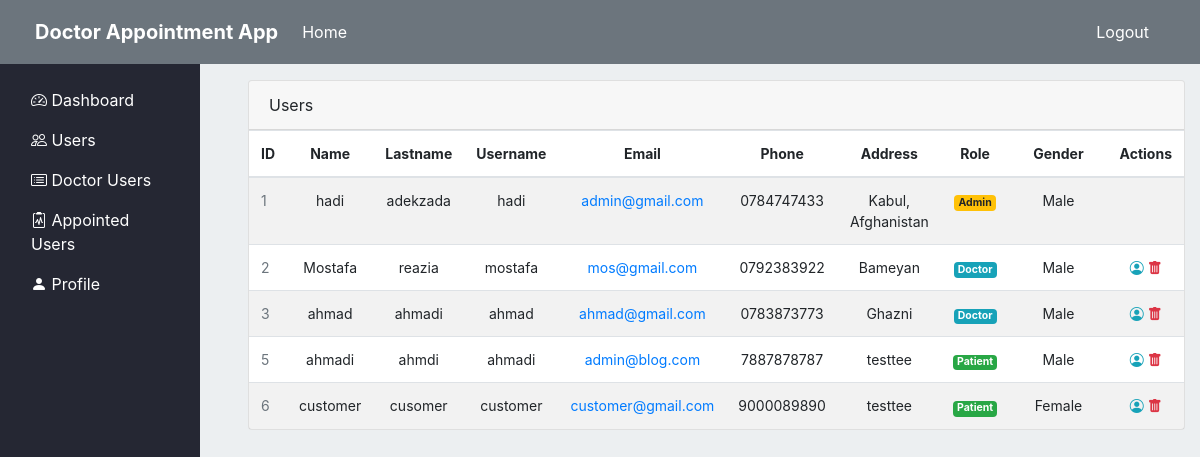
The page /admin/users/list (signed in) on the database as committed earlier.
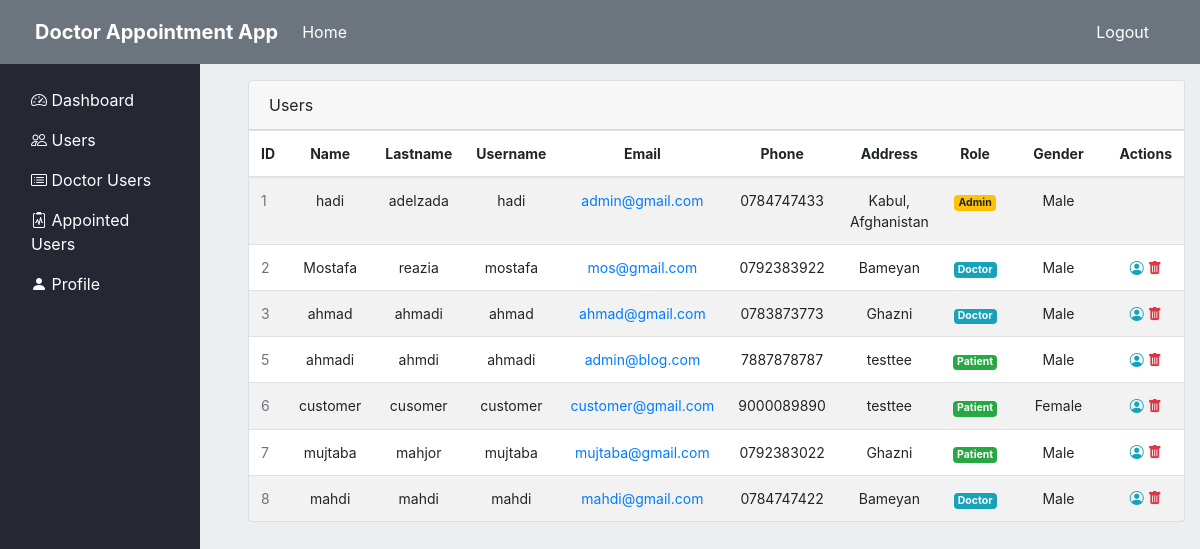
The same page on the database as committed later.
### appointment/Models/UserModel.py (models this page shows, shortened)
class User(db.Model, UserMixin):
    id = db.Column(db.Integer, primary_key=True)
    username = db.Column(db.String(30), nullable=False, unique=True)
    name = db.Column(db.String(30), nullable=False)
    lastname = db.Column(db.String(30), nullable=False)
    email = db.Column(db.String(40), unique=True, nullable=False)
    address = db.Column(db.Text , nullable=False)
    phone = db.Column(db.String(20), unique=True, nullable=False)
    date_of_birth = db.Column(db.Date(), default = datetime.now().date())
    role = db.Column(db.Integer, nullable=False, default=3)
    gender = db.Column(db.Boolean, default=True, nullable=False)
    password = db.Column(db.String(60), nullable=False)
    doctorinfo = db.relationship('DoctorInfo', backref='User', cascade="all, delete", uselist=False, lazy=True)
    schedule = db.relationship('Schedule', backref='User', lazy=True)
    appointment = db.relationship('Appointment', backref='User', lazy=True)

### appointment/routes.py (the view)
@app.route("/admin/users/list")
@login_required
@admin_required
def users():
    return get_users_with_pagenation()

### appointment/Models/UserModel.py (called while the page is built)
@login_manager.user_loader
def load_user(user_id):
    return User.query.get(int(user_id))

### appointment/privilege.py (called while the page is built)
def admin_required(f):
    @wraps(f)
    def wrap(*args, **kwargs):
        if current_user and current_user.role == 1:
            return f(*args, **kwargs)
        flash("Ooops login or your privilege is not satisfied", "info")
        return redirect(url_for('home'))
    return wrap

### appointment/view.py (called while the page is built)
def get_users_with_pagenation():
    page = request.args.get('page', 1, type=int)
    users = User.query.paginate(page=page, per_page=7)
    return render_template("/usersList.html", users=users)

### appointment/templates/usersList.html (shortened to what this page needs)
{% extends "index.html" %}
{% block section %}
    <div class="row">
        <div class="col-md-12">
            <div class="main-card mb-3 card">
                <div class="card-header">Users </div>
                <div class="table-responsive">
                    <table class="align-middle mb-0 table table-borderless table-striped table-hover">
                        <thead>
                            <tr  class="app-normal-font">
                                <th class="text-center">ID</th>
                                <th class="text-center">Name</th>
                                <th class="text-center">Lastname</th>
                                <th class="text-center">Username</th>
                                <th class="text-center">Email</th>
                                <th class="text-center">Phone</th>
                                <th class="text-center">Address</th>
                                <th class="text-center">Role</th>
                                <th class="text-center">Gender</th>
                                <th class="text-center">Actions</th>
                            </tr>
                        </thead>
                        <tbody>
                            {% for user in users.items %}
                                <tr class="app-normal-font p-0">
                                    <td class="align-center text-muted">{{ user.id }}</td>
                                    <td class="text-center">
                                        <div class="widget-content p-0">
                                            {{user.name}}
                                        </div>
                                    </td>
                                    <td class="text-center">{{user.lastname}}</td>
                                    <td class="text-center">{{user.username}}</td>
                                    <td class="text-center">
                                        <a href="{{ user.email }}">
                                            {{user.email}}
                                        </a>
                                    </td>
                                    <td class="text-center">
                                        {{user.phone}}
                                    </td>
                                    <td class="text-center">
                                        {{user.address}}
                                    </td>
                                    <td class="text-center">
                                        {% if user.role == 1 %}
                                            <div class="badge badge-warning">Admin </div>
                                        {% elif user.role == 2%}
                                            <div class="badge badge-info">Doctor </div>
                                        {% else %}
                                            <div class="badge badge-success">Patient </div>
                                        {% endif %}
                                    </td>
                                    <td class="text-center" style="width: 150px;">
                                        {% if user.gender == 1 %}
                                            Male
                                        {% else %}
                                            Female
                                        {% endif %}
                                    </td>
                                    <td class="text-center">
                                        {% if not current_user.id == user.id %}
                                            <a href="{{ url_for('user_info', id=user.id)}}" class="text-info">
                                                <i class="bi bi-person-circle"></i>
                                            </a>
                                            <a href="{{ url_for('delete', id = user.id)}}" class="text-danger"  onclick="confirmation(event)">
                                                <i class="bi bi-trash-fill"></i>
                                            </a>
                                        {% endif %}
                                    </td>
                                </tr>
                            {% endfor %}
                        </tbody>
                    </table>
                </div>
            </div>
        </div>
    </div>
{% endblock %}

### appointment/templates/index.html (shortened to what this page needs)
{% extends "layout/content_handler.html" %}
{% block sidebar %}
    <div class="row">
        <nav class="col-lg-12  h-full pt-3">
            <div class="sideba1r-sticky">
            <ul class="nav flex-column text-block ">
                <li class="nav-item">
                    <a class="nav-link active no-hover white" href="{{url_for('dashboard')}}">
                        <i class="bi bi-speedometer2"></i>
                        Dashboard
                    </a>
                </li>
                <li class="nav-item">
                    <a class="nav-link no-hover white" href="{{ url_for('users')}}">
                        <i class="bi bi-people"></i>
                        Users
                    </a>
                </li>
                <li class="nav-item">
                    <a class="nav-link no-hover white" href="{{url_for('doctorsSchedules')}}">
                        <i class="bi bi-card-list"></i>
                        Doctor Users
                    </a>
                </li>
                <li class="nav-item">
                    <a class="nav-link no-hover white" href="{{ url_for('appointed_patient_list') }}">
                        <i class="bi bi-clipboard2-pulse"></i>
                        Appointed Users
                    </a>
                </li>
                <li class="nav-item">
                    <a class="nav-link no-hover white" href="{{ url_for('admin_profile') }}">
                        <i class="bi bi-person-fill"></i>
                        Profile
                    </a>
                </li>
            </ul>
            </div>
        </nav>
    </div>
{% endblock %}

### appointment/templates/layout/content_handler.html
{% extends "layout/layout.html" %}
{% block header %}
    {% include 'layout/header.html' %}
{% endblock %}
{% block content %}
    <div class="container-fluid">
        <div class="row flex-xl-nowrap">
            <div class="col-md-3 col-xl-2 bd-sidebar sidebar-bg">
                {% block sidebar%}
                {% endblock %}
            </div>
            <div class="col-md-9 col-xl-10 py-md-3 pl-md-5">
                {% block section %}
                {% endblock %}
            </div>
        </div>
    </div>
{% endblock %}

### appointment/templates/layout/layout.html (shortened to what this page needs)
<!DOCTYPE html>
<html lang="en">
<head>
    <link rel="stylesheet" href="https://cdn.jsdelivr.net/npm/bootstrap@4.0.0/dist/css/bootstrap.min.css">
    <link rel="stylesheet" href="https://cdn.jsdelivr.net/npm/bootstrap-icons@1.8.1/font/bootstrap-icons.css">
    <link rel="stylesheet" type="text/css" href="{{ url_for('static', filename='style.css')}}">
</head>
<body class="body-bg">
    {% block header %}
    {% endblock %}
    <div class="col-lg-3" style="position: absolute; top: 80px; right: 0;  z-index: 1000">
    </div>
    {% block content %}
    {% endblock %}
</body>
</html>

### appointment/templates/layout/header.html
<header class="navbar navbar-expand bg-secondary flex-column flex-md-row bd-navbar" style="z-index: 999;">
    <ul class="navbar-nav mr-auto">
        <li class="nav-item d-flex align-items-center font-weight-bold title">
            <span clss="nav-link" href="#">Doctor Appointment App</span>
        </li>
        <li class="pl-3 nav-item">
            <a href="{{ url_for('home') }}" class="nav-link white">Home</a>
        </li>
    </ul>
    <ul class="navbar nav navbar-right p-0">
        <li class="nav-item"> <a href="{{ url_for('logout') }}" class="nav-link white">Logout</a></li>
    </ul>
</header>

### appointment/static/style.css (style rules this page uses)
.bd-sidebar { position: sticky; top: 4rem; z-index: 1000; height: calc(100vh - 4rem); }
.bd-navbar { position: sticky; top: 0; padding: 0 35px; z-index: 1071; min-height: 4rem; }
.title { color:white; font-size: 20px; }
.white { color: white; }
.h-full { height: calc(100vh - 4.8rem); }
.p-0 { padding: 0 !important; }
.body-bg { background-color: #eceff1; }
.sidebar-bg { background-color: #252733; }
.app-normal-font { font-size: 14px; }
ul { list-style-type: none; }

Rows that differ between the two databases and show on the page:
changed User "hadi": lastname "adekzada" → "adelzada"
added User: id "7", name "mujtaba", lastname "mahjor", username "mujtaba", email "mujtaba@gmail.com", phone "0792383022", address "Ghazni", role "Patient", gender "Male"
added User: id "8", name "mahdi", lastname "mahdi", username "mahdi", email "mahdi@gmail.com", phone "0784747422", address "Bameyan", role "Doctor", gender "Male"
